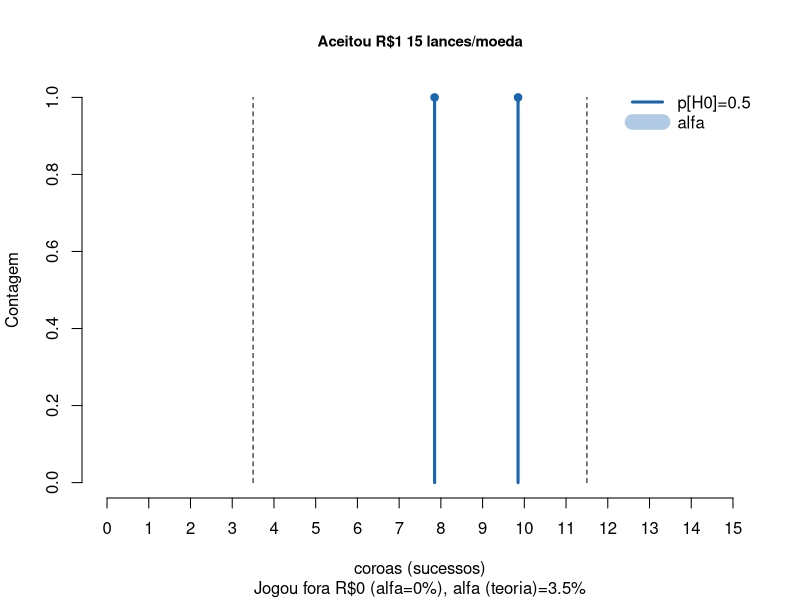
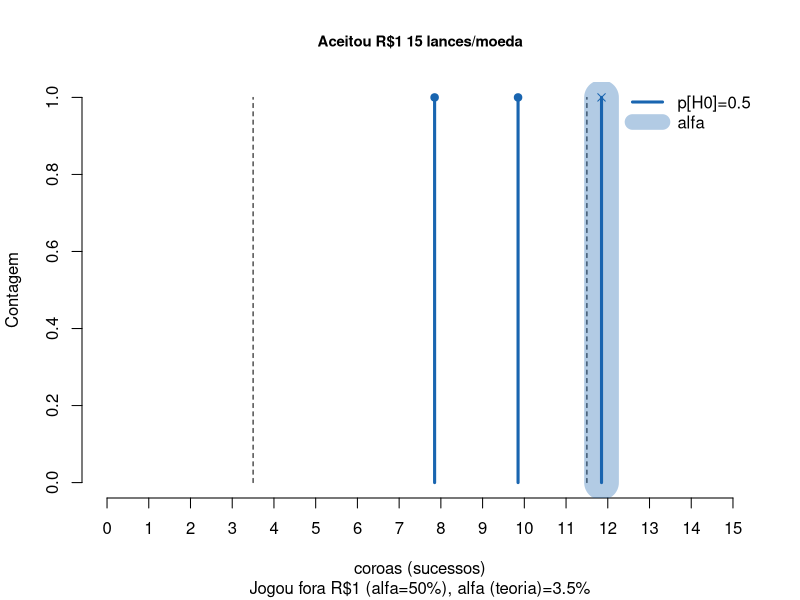
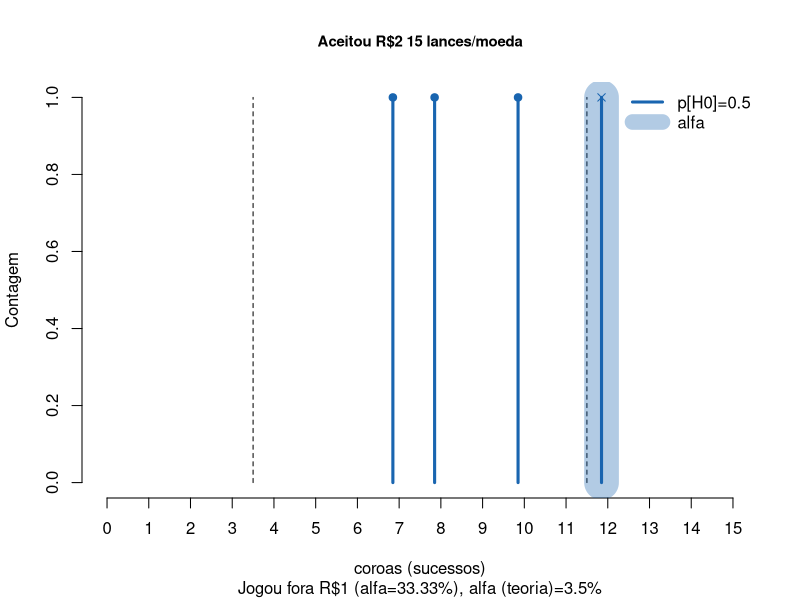
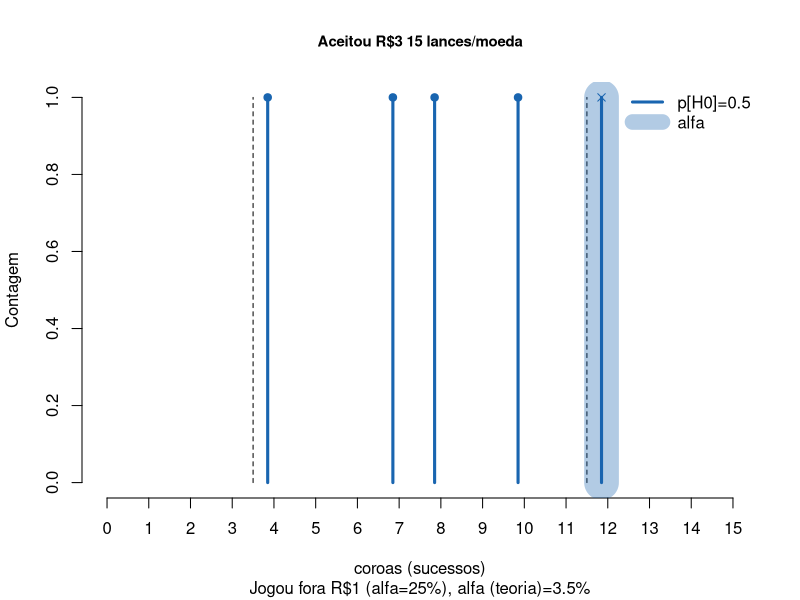
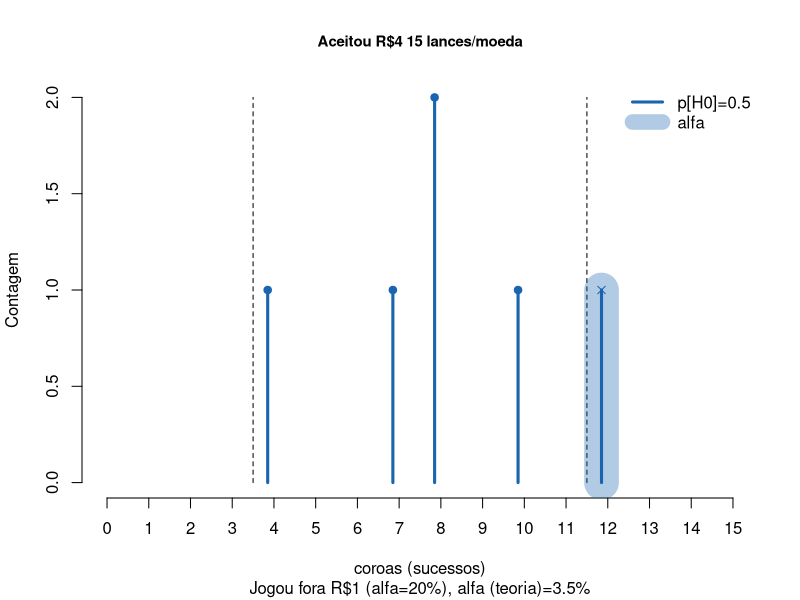
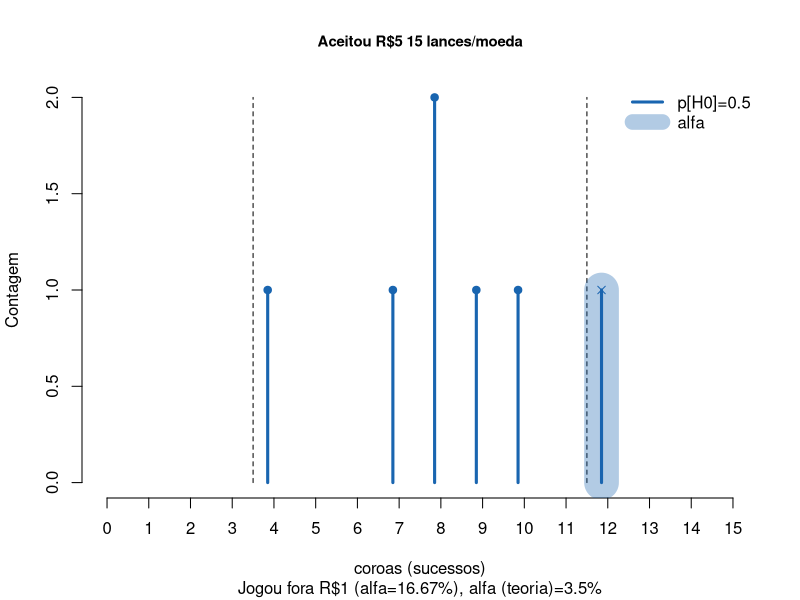
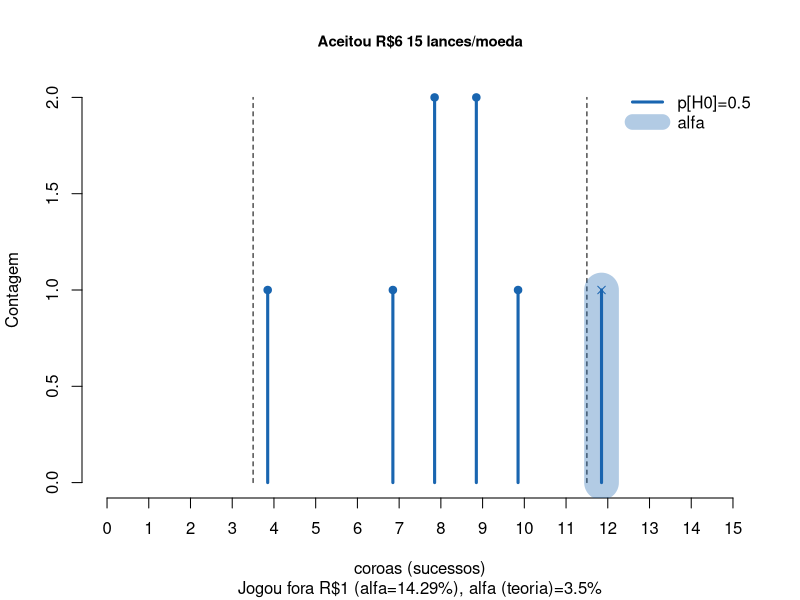
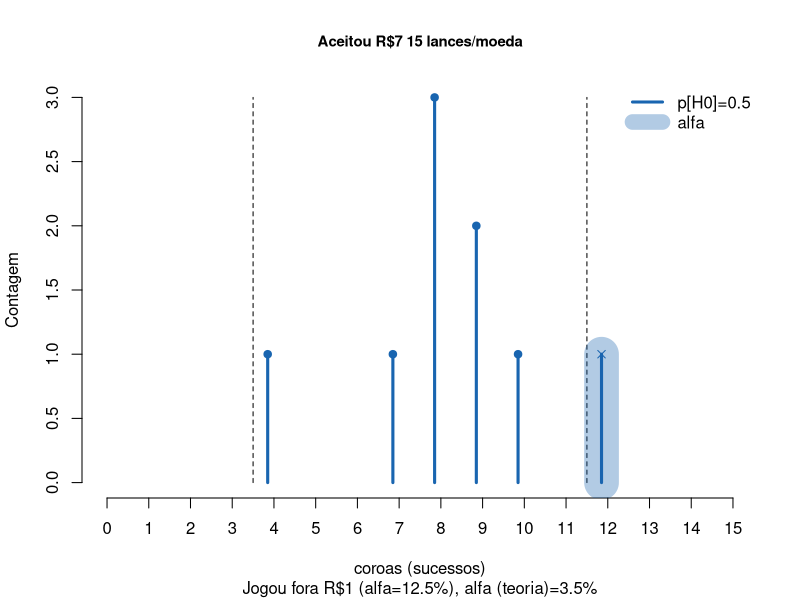

R code for these plots, in order:
# Simulacao
# rodando este script np RStudio, observe em Plots

# suppress warnings
options(warn=-1)

cat ("\nDado um valor a receber em moedas de R$1.00, metade da quantia\n") 
cat ("eh oferecida em moedas com um balanceamento de referencia,\n") 
cat ("e metade em moedas falsas, conhecidas por balanceamento distinto.\n") 
cat ("Seu desafio eh distinguir os dois conjuntos atraves de experimentos.\n") 
valor_a_receber <- readline(prompt="Numero de moedas (inteiro, default=10000): ")
if (valor_a_receber=="") {valor_a_receber <- 10000}
valor_a_receber <- as.integer(valor_a_receber)

cat ("\nPara testar se a moeda eh verdadeira, joga-se\n") 
cat ("cara ou coroa certo numero de vezes cada moeda (um experimento).\n") 
jogadasporvez <- readline(prompt="Numero de lancamentos por experimento (numero inteiro, default=15): ")
if (jogadasporvez=="") {jogadasporvez <- 15}
jogadasporvez <- as.integer(jogadasporvez)

cat ("\nQual a proporcao maxima de moedas verdadeiras\n")  
cat ("que voce aceita perder, i.e. alfa = probabilidade do\n")
cat ("erro do tipo I ou de falso-positivo).\n") 
cat ("(numero entre 0 e 1).\n") 
alfa <-readline(prompt="alfa (default=0.05): ")
if (alfa=="") {alfa <- 0.05}
alfa <- as.numeric(alfa)

# para sair coroa H1
cat ("\nAs moedas verdadeiras tem balanceamento de referencia (H0).\n")  
cat ("(caso queira moedas balanceadas, escolha o valor igual a 0.5)\n")
cat ("Qual a probabilidade de sortear coroa para uma moeda verdadeira?\n")  
cat ("(número entre 0 e 1).\n") 
prob_coroa_H0 <-readline(prompt="P[coroa|H0] (default=0.5): ")
if (prob_coroa_H0=="") {prob_coroa_H0 <- 0.5}
prob_coroa_H0 <- as.numeric(prob_coroa_H0)

# para sair coroa H1
cat ("\nAs moedas falsas tem outro balanceamento.\n")  
cat ("(para simular, forneça uma probabilidade diferente de",prob_coroa_H0,"\n")
cat (" ou deixe em branco para simular somente a moeda verdadeira)\n")
cat ("Qual a probabilidade de sortear coroa para uma moeda falsa?\n")  
cat ("(número entre 0 e 1).\n") 
prob_coroa_H1 <-readline(prompt=paste("P[coroa|H1] (default=",prob_coroa_H0,"): ",sep=""))
if (prob_coroa_H1=="") {prob_coroa_H1 <- prob_coroa_H0}
prob_coroa_H1 <- as.numeric(prob_coroa_H1)

# define o valor de alfa efetivo 
# (o maximo que nao ultrapasse
# o valor de alfa solicitado acima)
limiarinf <- -1
limiarsup <- jogadasporvez+1
dt_contagem <- data.frame(0:jogadasporvez,0,0)
names(dt_contagem) <- c("coroas","verdadeira","falsa")
alfa2 <- alfa
alfa_teorico <- 0
if (prob_coroa_H1 == prob_coroa_H0 )
{
  alfa2 <- alfa/2
}
d_prob <- dbinom(0:jogadasporvez,jogadasporvez,prob_coroa_H0)
# upper tail
if (prob_coroa_H1 > prob_coroa_H0 | prob_coroa_H1 == prob_coroa_H0)
{
  i <- jogadasporvez+1
  while(sum(d_prob[i:(jogadasporvez+1)]) < alfa2 ){i <- i-1}
  i <- i+1
  limiarsup <- i-1
  alfa_teorico <- alfa_teorico + sum(d_prob[i:(jogadasporvez+1)])
  # media.maiorint <- ceiling(jogadasporvez*prob_coroa_H0)
  # testebin <- binom.test(media.maiorint, jogadasporvez, prob_coroa_H0,
  #                        alternative="less", conf.level=1-alfa2)
  # limiarsup <- round(testebin$conf.int[2]*jogadasporvez)
  # alfa_teorico <- alfa_teorico + 1-pbinom(limiarsup,jogadasporvez,prob_coroa_H0)
  if (prob_coroa_H1 != prob_coroa_H0)
  {
    limiarinfgrf <- limiarinf-0.5
  }
  limiarsupgrf <- limiarsup-0.5
}
# lower tail
if (prob_coroa_H1 < prob_coroa_H0 | prob_coroa_H1 == prob_coroa_H0)
{
  i <- 1
  while(sum(d_prob[1:i]) < alfa2 ){i <- i+1}
  i <- i-1
  limiarinf <- i-1
  alfa_teorico <- alfa_teorico + sum(d_prob[1:i])
  # media.menorint <- floor(jogadasporvez*prob_coroa_H0)
  # testebin <- binom.test(media.menorint, jogadasporvez, prob_coroa_H0,
  #                        alternative="greater", conf.level=1-alfa2)
  # limiarinf <- round(testebin$conf.int[1]*jogadasporvez)
  # alfa_teorico <- alfa_teorico + pbinom(limiarinf,jogadasporvez,prob_coroa_H0)
  limiarinfgrf <- limiarinf+0.5
  if (prob_coroa_H1 != prob_coroa_H0)
  {
    limiarsupgrf <- limiarsup+0.5
  }
}
alfa_teorico <- round(alfa_teorico*100,1)

prob_acm <- limiarinf+limiarsup

cat ("\nRegra decisoria:\n") 

cat ("Valor para alfa mais próximo do alfa solicitado = ", alfa_teorico,"%\n")

cat ("Em",jogadasporvez,"lancamentos:\n")
if (prob_coroa_H1 == prob_coroa_H0)
{
  cat ("Rejeitar H0 se no. de coroas <= ",limiarinf," ou no. de coroas >= ",limiarsup,"\n")
  cat ("Nao rejeitar H0 se no. de coroas >= ",limiarinf+1," e coroas <= ",limiarsup-1,"\n")
} else
{
  if (prob_coroa_H1 > prob_coroa_H0) # H0 a esquerda
  {
    cat ("Rejeitar H0 se no. de coroas >= ",limiarsup,"\n")
    cat ("Nao rejeitar H0 se no. de coroas <= ",limiarsup-1,"\n")
  }
  if (prob_coroa_H1 < prob_coroa_H0) # H0 a direita
  {
    cat ("Rejeitar H0 se no. de coroas <= ",limiarinf,"\n")
    cat ("Nao rejeitar H0 se no. de coroas >= ",limiarinf+1,"\n")
  }
}
cat ("(este eh o Intervalo de Confianca",round(100-alfa_teorico,2),"% centrado em H0: p[H0]=",prob_coroa_H0,")\n")

cat ("\nIniciando a simulacao\n") 

# limpando as jogadas anteriores
jogadaboa <- rbinom(1, jogadasporvez, prob_coroa_H0)  
moedaboa  <- c(jogadaboa)
divide <- 1
if (prob_coroa_H1 != prob_coroa_H0)
{
 jogadaruim <- rbinom(1, jogadasporvez, prob_coroa_H1)   
 moedaruim <- c(jogadaruim)
 divide <- 2
}
# com que frequencia exibe o grafico (100 graficos)
exibegrf <- valor_a_receber/divide/100; 


# loop, testando as moedas
moedasboasfora <- 0
moedasboasdentro <- 0
if (prob_coroa_H1 != prob_coroa_H0)
{
  moedasruinsfora <- 0
  moedasruinsdentro <- 0
}

hachura <- 500/jogadasporvez
if (hachura < 10) {hachura <- 10}
if (hachura > 35) {hachura <- 35}

for (i in 1:(valor_a_receber/divide))
{
  # jogada de moeda boa
  jogadaboa <- rbinom(1, jogadasporvez, prob_coroa_H0)  
  # cat ("boa: ",jogadaboa,"\n")
  if (jogadaboa <= limiarinf || jogadaboa >= limiarsup) {moedasboasfora <- moedasboasfora+1}
  else {moedasboasdentro <- moedasboasdentro+1}
  if (prob_coroa_H1 != prob_coroa_H0)
  {
    # jogada de moeda desbalanceada
    jogadaruim <- rbinom(1, jogadasporvez, prob_coroa_H1)  
    # cat ("ruim: ",jogadaruim,"\n")
    if (jogadaruim > limiarinf && jogadaruim < limiarsup) {moedasruinsdentro <- moedasruinsdentro+1}
    else {moedasruinsfora <- moedasruinsfora+1}
  }  
  moedaboa  <- c(moedaboa,jogadaboa)
  if (prob_coroa_H1 != prob_coroa_H0)
  {
    moedaruim <- c(moedaruim,jogadaruim)
  }
  erro_1 = round(moedasboasfora/(moedasboasfora+moedasboasdentro)*100, digits=2)
  if (prob_coroa_H1 != prob_coroa_H0)
  {
    erro_2 = round(moedasruinsdentro/(moedasruinsdentro+moedasruinsfora)*100, digits=2)
  }
  
  # exibe 50 graficos ao longo da simulacao, 
  # as primeiras 100 moedas, para mostrar o inicio
  # e a rodada final, quando terminou
  if  ( (i %% exibegrf) == 0 || i <= 100 || i == (valor_a_receber/divide) )
  {
    if (prob_coroa_H1 != prob_coroa_H0)
    {
      titulo <- paste("Aceitou R$",moedasboasdentro," bons e R$", moedasruinsdentro, " falsos (beta=",erro_2,"%), ",jogadasporvez," lances/moeda", sep="")
      subtitulo <- paste("Jogou fora: R$",moedasboasfora," bons (alfa=",erro_1,"%) e R$", moedasruinsfora, " falsos, alfa (teoria)=",alfa_teorico,"%", sep="")
    }
    else
    {
      titulo <- paste("Aceitou R$",moedasboasdentro," ",jogadasporvez," lances/moeda", sep="")
      subtitulo <- paste("Jogou fora R$",moedasboasfora," (alfa=",erro_1,"%), alfa (teoria)=",alfa_teorico,"%", sep="")
    }
    
    moedaboa_table <- table(moedaboa)
    numcoroas_b <- names(table(moedaboa))
    numcoroas_b <- as.numeric(numcoroas_b)-0.15
    ocorrencias_b <- as.numeric(paste(table(moedaboa)))
    if (prob_coroa_H1 != prob_coroa_H0)
    {
      moedaboa_ruim <- table(moedaruim)
      numcoroas_r <- names(table(moedaruim))
      numcoroas_r <- as.numeric(numcoroas_r)+0.15
      ocorrencias_r <- as.numeric(paste(table(moedaruim)))
    }
    else
    {
      ocorrencias_r <- c()
    }
    maxy = max(c(ocorrencias_b,ocorrencias_r))
    plot (numcoroas_b, ocorrencias_b, xlab="coroas (sucessos)", ylab="Contagem", 
          main=titulo, cex.main=0.9, sub=subtitulo, 
          lwd=3, col="#1965B0", axes = FALSE, 
          xlim=c(0,jogadasporvez), ylim=c(0,maxy), type = "h")
    posleg <<- ""
    if (prob_coroa_H1 <= 0.5) {posleg <<- "topright"} else {posleg <<- "topleft"}
    txtH0 <- paste("p[H0]=",prob_coroa_H0,sep="")
    txtH1 <- paste("p[H1]=",prob_coroa_H1,sep="")
    if(prob_coroa_H1 == prob_coroa_H0)
    {
      legend (posleg,c(txtH0,"alfa"), 
              lwd=c(3,15), 
              col=c("#1965B0","#1965B055"), 
              box.lwd=0)
    } else
    {
      legend (posleg,c(txtH0,txtH1,"alfa","beta"), 
              lwd=c(3,3,15,15), 
              col=c("#1965B0","#ac4d12","#1965B055","#ac4d1255"), 
              box.lwd=0)
    }
    ticks <- seq(0:jogadasporvez)
    ticks <- ticks - 1
    axis(side = 1, at = ticks)
    axis(side = 2)  
    if (prob_coroa_H1 != prob_coroa_H0)
    {
      lines(numcoroas_r, ocorrencias_r, lwd=3, col="#ac4d12", type="h")
    }
    lines(c(limiarinfgrf,limiarinfgrf),c(0,maxy),lwd=1,lty=2)
    lines(c(limiarsupgrf,limiarsupgrf),c(0,maxy),lwd=1,lty=2)
    
    # pontos Ho
    points(numcoroas_b[numcoroas_b>limiarinfgrf & numcoroas_b<limiarsupgrf], 
           ocorrencias_b[numcoroas_b>limiarinfgrf & numcoroas_b<limiarsupgrf], 
           col="#1965B0", bg="#1965B0", pch=21)
    if (prob_coroa_H1 != prob_coroa_H0)
    {
      # erro II
      points(numcoroas_r[numcoroas_r>limiarinfgrf & numcoroas_r<limiarsupgrf], 
           ocorrencias_r[numcoroas_r>limiarinfgrf & numcoroas_r<limiarsupgrf], 
           col="#ac4d12", bg="#ac4d12", pch=21)
      lines (numcoroas_r[numcoroas_r>limiarinfgrf & numcoroas_r<limiarsupgrf], 
             ocorrencias_r[numcoroas_r>limiarinfgrf & numcoroas_r<limiarsupgrf], 
             col="#ac4d1255", bg="#ac4d1255", lwd=hachura, type="h")
      # nao rejeita Ho erroneamente
#      x <- numcoroas_r[numcoroas_r>limiarinfgrf & numcoroas_r<limiarsupgrf]
#      y <- ocorrencias_r[numcoroas_r>limiarinfgrf & numcoroas_r<limiarsupgrf]
#      x <- c(min(x), x, max(x))
#      y <- c(0, y, 0)
#      polygon(x, y, col="#ac4d1288", border="#ac4d1288")    
      # pontos Ha
    }
    # erro I
    points(numcoroas_b[numcoroas_b<limiarinfgrf | numcoroas_b>limiarsupgrf], 
           ocorrencias_b[numcoroas_b<limiarinfgrf | numcoroas_b>limiarsupgrf], 
           col="#1965B0", bg="#1965B0", pch=4)
    lines(numcoroas_b[numcoroas_b<limiarinfgrf | numcoroas_b>limiarsupgrf], 
           ocorrencias_b[numcoroas_b<limiarinfgrf | numcoroas_b>limiarsupgrf], 
           col="#1965B055", bg="#1965B055", lwd=hachura, type="h")
    # cauda inferior
#    x <- numcoroas_b[numcoroas_b<limiarinfgrf]
#    y <- ocorrencias_b[numcoroas_b<limiarinfgrf]
#    x <- c(min(x), x, max(x))
#    y <- c(0, y, 0)
#    polygon(x, y, col="#1965B088", border="#1965B088")    
    # cauda superior
#    x <- numcoroas_b[numcoroas_b>limiarsupgrf]
#    y <- ocorrencias_b[numcoroas_b>limiarsupgrf]
#    x <- c(min(x), x, max(x))
#    y <- c(0, y, 0)
#    polygon(x, y, col="#1965B088", border="#1965B088")    
    if (prob_coroa_H1 != prob_coroa_H0)
    {
      points(numcoroas_r[numcoroas_r<limiarinfgrf | numcoroas_r>limiarsupgrf], 
           ocorrencias_r[numcoroas_r<limiarinfgrf | numcoroas_r>limiarsupgrf], 
           col="#ac4d12", bg="#ac4d12", pch=4)
    }
    # pausa para ver o grafico
    Sys.sleep(0.2)
  }
}

cat ("\nTerminado\n")

# exibe a contagem das moedas
cat ("Distribuicoes\n")
cat ("- moedas verdadeiras:\n")
ocorrencias_v <- table(moedaboa)
print (ocorrencias_v)
if (prob_coroa_H1 != prob_coroa_H0)
{
  cat ("- moedas falsas:\n")
  ocorrencias_f <- table(moedaruim)
  print (ocorrencias_f)
}

cat ("\n*** Regras Decisorias ***\n")
cat ("Em",jogadasporvez,"lancamentos:\n")
if (prob_coroa_H1 == prob_coroa_H0)
{
  cat ("Rejeitar H0 se no. de coroas <= ",limiarinf," ou no. de coroas >= ",limiarsup,"\n")
} else
{
  if (prob_coroa_H1 > prob_coroa_H0) # H0 a esquerda
  {
    cat ("Rejeitar H0 se no. de coroas >= ",limiarsup,"\n")
  }
  if (prob_coroa_H1 < prob_coroa_H0) # H0 a direita
  {
    cat ("Rejeitar H0 se no. de coroas <= ",limiarinf,"\n")
  }
}
poder <- 0
if (prob_coroa_H1 != prob_coroa_H0)
{
  poder <- 100-erro_2
  cat ("Poder=",poder,"%:\n")
}
if (poder >= 90)
{
  sufixo <- "Aceitar"
} else # falta poder
{
  sufixo <- "Nao rejeitar"
}
if (prob_coroa_H1 == prob_coroa_H0)
{
  cat (sufixo,"H0 se no. de coroas >= ",limiarinf+1," e coroas <= ",limiarsup-1,"\n")
} else
{
  if (prob_coroa_H1 > prob_coroa_H0) # H0 a esquerda
  {
    cat (sufixo,"H0 se no. de coroas <= ",limiarsup-1,"\n")
  }
  if (prob_coroa_H1 < prob_coroa_H0) # H0 a direita
  {
    cat (sufixo,"H0 se no. de coroas >= ",limiarinf+1,"\n")
  }
}
cat ("(este eh o Intervalo de Confianca",round(100-alfa_teorico,2),"% centrado em H0: p[H0]=",prob_coroa_H0,")\n")

# enable warnings
options(warn=0)
